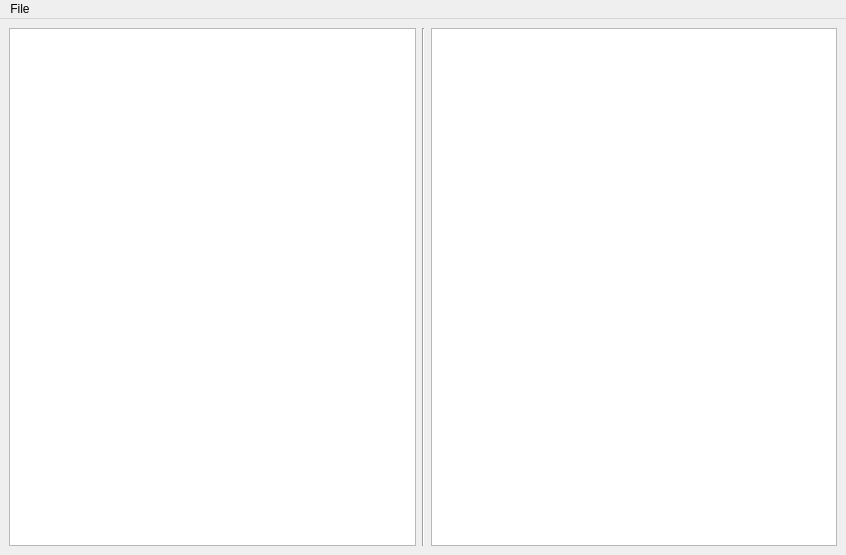
<?xml version="1.0" encoding="UTF-8"?>
<ui version="4.0">
 <class>MainWindow</class>
 <widget class="QMainWindow" name="MainWindow">
  <property name="enabled">
   <bool>true</bool>
  </property>
  <property name="geometry">
   <rect>
    <x>0</x>
    <y>0</y>
    <width>846</width>
    <height>555</height>
   </rect>
  </property>
  <property name="windowTitle">
   <string>MainWindow</string>
  </property>
  <property name="autoFillBackground">
   <bool>false</bool>
  </property>
  <widget class="QWidget" name="centralwidget">
   <property name="enabled">
    <bool>true</bool>
   </property>
   <property name="sizePolicy">
    <sizepolicy hsizetype="Preferred" vsizetype="Preferred">
     <horstretch>1</horstretch>
     <verstretch>1</verstretch>
    </sizepolicy>
   </property>
   <property name="sizeIncrement">
    <size>
     <width>1</width>
     <height>1</height>
    </size>
   </property>
   <property name="autoFillBackground">
    <bool>false</bool>
   </property>
   <layout class="QHBoxLayout" name="horizontalLayout" stretch="10,0,10">
    <item>
     <layout class="QVBoxLayout" name="verticalLayout">
      <item>
       <widget class="QTreeView" name="machObjectsView">
        <property name="alternatingRowColors">
         <bool>false</bool>
        </property>
        <property name="uniformRowHeights">
         <bool>true</bool>
        </property>
        <property name="animated">
         <bool>true</bool>
        </property>
        <property name="headerHidden">
         <bool>true</bool>
        </property>
        <property name="expandsOnDoubleClick">
         <bool>false</bool>
        </property>
        <attribute name="headerVisible">
         <bool>false</bool>
        </attribute>
        <attribute name="headerStretchLastSection">
         <bool>true</bool>
        </attribute>
       </widget>
      </item>
     </layout>
    </item>
    <item>
     <widget class="Line" name="line">
      <property name="orientation">
       <enum>Qt::Vertical</enum>
      </property>
     </widget>
    </item>
    <item>
     <layout class="QVBoxLayout" name="verticalLayout_2">
      <item>
       <widget class="QTreeView" name="valueView">
        <property name="editTriggers">
         <set>QAbstractItemView::AllEditTriggers</set>
        </property>
        <property name="alternatingRowColors">
         <bool>true</bool>
        </property>
        <property name="selectionBehavior">
         <enum>QAbstractItemView::SelectItems</enum>
        </property>
       </widget>
      </item>
     </layout>
    </item>
   </layout>
  </widget>
  <widget class="QMenuBar" name="menubar">
   <property name="geometry">
    <rect>
     <x>0</x>
     <y>0</y>
     <width>846</width>
     <height>24</height>
    </rect>
   </property>
   <widget class="QMenu" name="menuFile">
    <property name="title">
     <string>File</string>
    </property>
    <addaction name="actionOpen"/>
    <addaction name="actionSave"/>
   </widget>
   <addaction name="menuFile"/>
  </widget>
  <action name="actionOpen">
   <property name="text">
    <string>Open</string>
   </property>
   <property name="shortcut">
    <string>Ctrl+O</string>
   </property>
  </action>
  <action name="actionSave">
   <property name="text">
    <string>Save</string>
   </property>
   <property name="shortcut">
    <string>Ctrl+S</string>
   </property>
  </action>
 </widget>
 <resources/>
 <connections/>
</ui>
